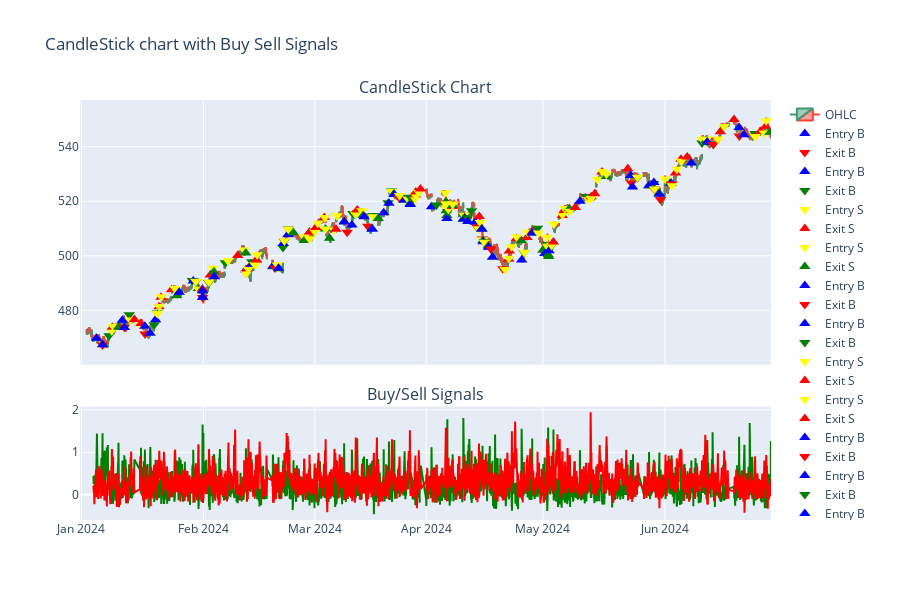

The cell this chart's notebook holds for it:
### Code cell
buy_signals = tr_signals[tr_signals['Signal'] == 'B']
sell_signals = tr_signals[tr_signals['Signal']== 'S']
#trading_data['Date'] = pd.to_datetime(trading_data['Date'])
fig = make_subplots(rows=2, cols=1, shared_xaxes=True, 
                    row_heights=[0.7, 0.3], vertical_spacing=0.1,
                    subplot_titles=("CandleStick Chart", "Buy/Sell Signals"))
fig.add_trace(
    go.Candlestick(
        x=tr_signals['Date'], 
        open=tr_signals['Open'], 
        high=tr_signals['High'], 
        low=tr_signals['Low'], 
        close=tr_signals['Close'],
        name='OHLC'
        ), row=1, col=1
)
'''
fig.add_trace(
    go.Scatter(
        x=buy_signals['Date'], 
        y=buy_signals['Low'], 
        mode='markers', 
        name='Buy Signal', 
        marker=dict(color='blue', size=10)))

fig.add_trace(
    go.Scatter(
        x=sell_signals['Date'], 
        y=sell_signals['High'], 
        mode='markers', 
        name='Sell Signal', 
        marker=dict(color='yellow', size=10)))
'''
for index, row in positions_df.iterrows():
    if row['Type'] == 'B':
        entry_symbol = 'triangle-up'
        entry_color = 'blue'
        exit_symbol = 'triangle-down'
        exit_color ='green' if row['Profit'] else 'red'
    elif row['Type'] == 'S':
        entry_symbol = 'triangle-down'
        entry_color = 'yellow'
        exit_symbol = 'triangle-up'
        exit_color = 'green' if row['Profit'] else 'red'
    
    fig.add_trace(
        go.Scatter(
            x=[row['EntryDate']],
            y=[row['Entry']],
            mode='markers',
            marker=dict(symbol=entry_symbol, size=10, color=entry_color),
            name=f'Entry {row['Type']}'
        ))
    
    fig.add_trace(
        go.Scatter(
            x=[row['ExitDate']],
            y=[row['Exit']],
            mode='markers',
            marker=dict(symbol=exit_symbol, size=10, color=exit_color),
            name=f'Exit {row["Type"]}'
        ))
    
fig.add_trace(
    go.Scatter(
        x=tr_signals['Date'],
        y=tr_signals['BuyPower'],
        mode='lines',
        name='Buy Signal',
        line=dict(color='green', width=2)
    ), row=2, col=1
)

fig.add_trace(
    go.Scatter(
        x=tr_signals['Date'],
        y=tr_signals['SellPower'],
        mode='lines',
        name='Sell Signal',
        line=dict(color='red', width=2)
    ), row=2, col=1
)
   

fig.update_layout(
    title='CandleStick chart with Buy Sell Signals',
    xaxis=dict(type="date", 
               rangebreaks=[
                   dict(bounds=["sat", "mon"]),
                   dict(bounds=[16,9.5], pattern='hour')
               ]              
            ),
    xaxis_rangeslider_visible=False,
    height=600,
    hovermode='x unified'
)



fig.update_xaxes(matches='x')

fig.show()
